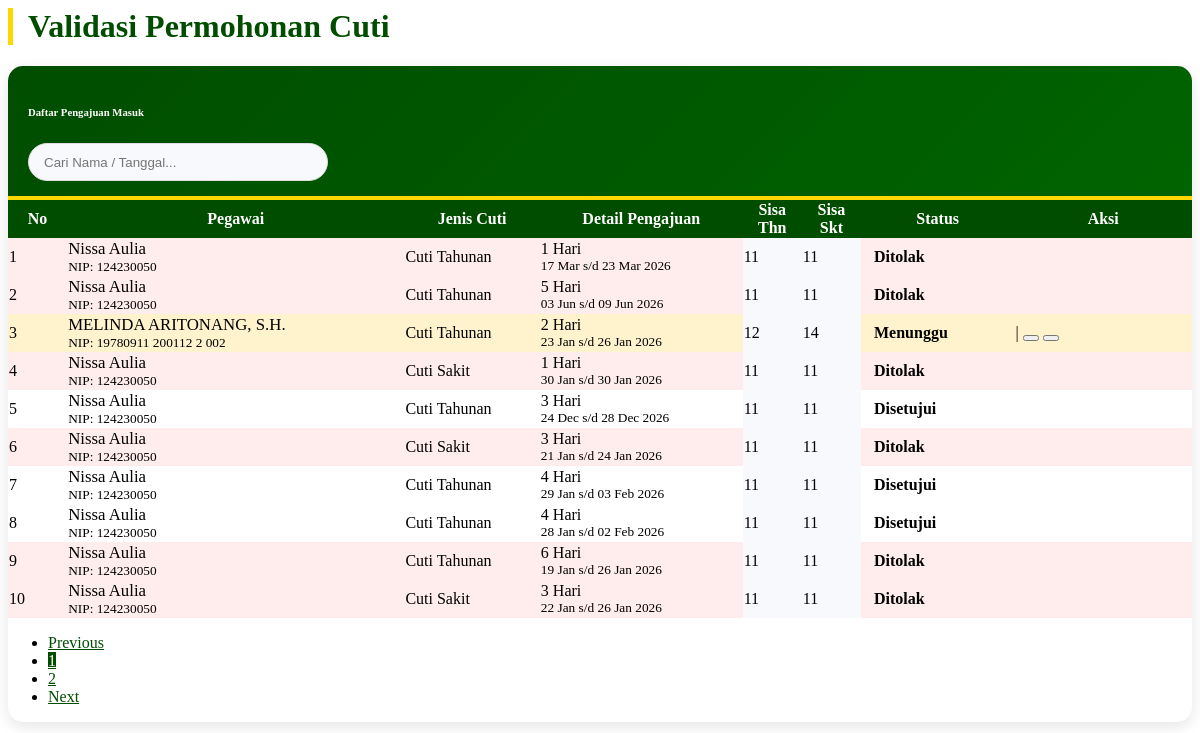
The page /pages/admin/validasi_cuti.php on the database as committed earlier.
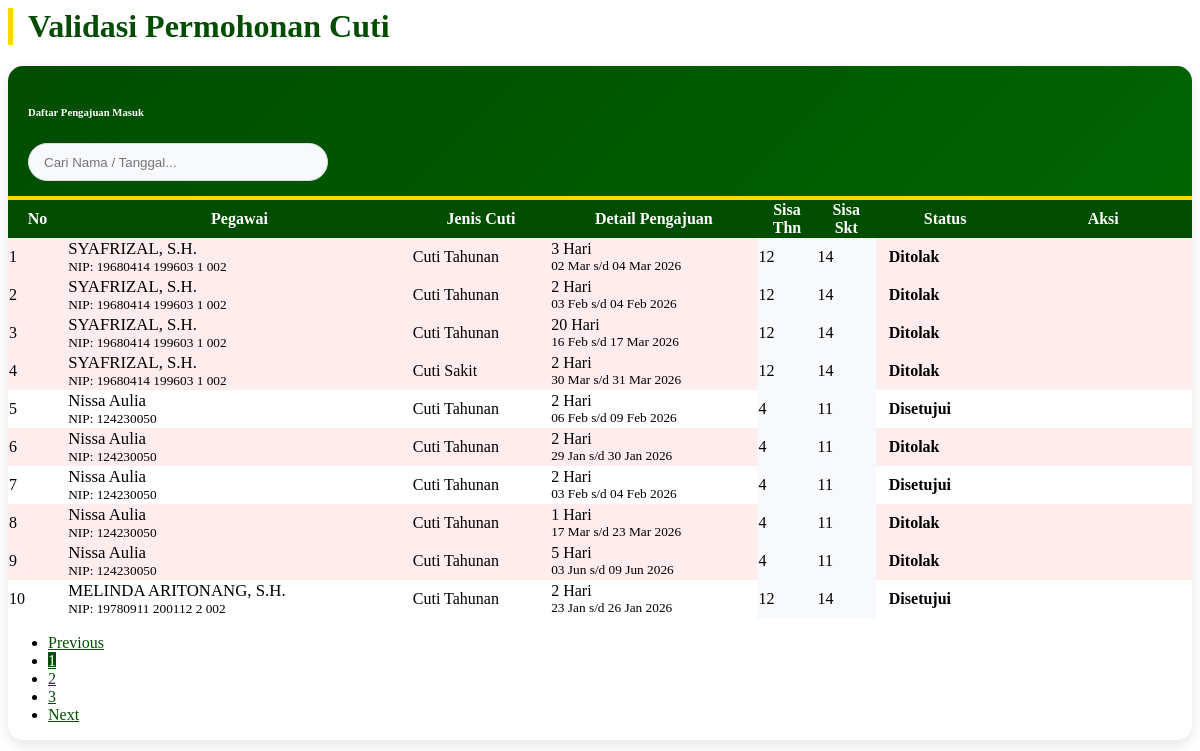
The same page on the database as committed later.
### tables this page shows
CREATE TABLE `pengajuan_cuti` (
  `id_pengajuan` int(11) NOT NULL,
  `id_user` int(11) NOT NULL,
  `jenis_cuti` varchar(50) DEFAULT NULL,
  `id_atasan` int(11) DEFAULT NULL,
  `id_jenis` int(11) NOT NULL,
  `nomor_surat` varchar(100) DEFAULT NULL,
  `tgl_pengajuan` date NOT NULL,
  `tgl_mulai` date NOT NULL,
  `tgl_selesai` date NOT NULL,
  `lama_hari` int(11) NOT NULL,
  `alasan` text NOT NULL,
  `no_telepon` varchar(20) DEFAULT NULL,
  `masa_kerja` varchar(50) DEFAULT NULL,
  `alamat_cuti` text NOT NULL,
  `status` enum('Diajukan','Disetujui','Ditolak','Dibatalkan') DEFAULT 'Diajukan',
  `catatan_admin` text DEFAULT NULL,
  `created_at` timestamp NOT NULL DEFAULT current_timestamp(),
  `sisa_cuti_n` int(11) DEFAULT 0,
  `sisa_cuti_n1` int(11) DEFAULT 0,
  `dipotong_n1` int(11) DEFAULT 0,
  `dipotong_n` int(11) DEFAULT 0
);

CREATE TABLE `users` (
  `id_user` int(11) NOT NULL,
  `nip` varchar(30) NOT NULL,
  `password` varchar(255) NOT NULL,
  `nama_lengkap` varchar(100) NOT NULL,
  `jabatan` varchar(100) DEFAULT NULL,
  `pangkat` varchar(50) DEFAULT NULL,
  `unit_kerja` varchar(100) DEFAULT 'Pengadilan Negeri Yogyakarta',
  `no_telepon` varchar(20) DEFAULT NULL,
  `role` enum('admin','user') NOT NULL,
  `is_atasan_langsung` tinyint(1) DEFAULT 0 COMMENT '1=Bisa TTD, 0=Staf Biasa',
  `sisa_cuti_n` int(11) DEFAULT 12,
  `sisa_cuti_n1` int(11) DEFAULT 0,
  `sisa_cuti_n2` int(11) DEFAULT 0,
  `kuota_cuti_sakit` int(11) DEFAULT 14,
  `created_at` timestamp NOT NULL DEFAULT current_timestamp(),
  `status_akun` enum('aktif','nonaktif') DEFAULT 'aktif',
  `id_atasan` int(11) DEFAULT NULL
);

CREATE TABLE `jenis_cuti` (
  `id_jenis` int(11) NOT NULL,
  `nama_jenis` varchar(50) NOT NULL
);

### pages/admin/validasi_cuti.php (the view, shortened to what the changed rows need)
<?php
$batas   = 10;
$halaman = isset($_GET['hal']) ? (int)$_GET['hal'] : 1;
$halaman_awal = ($halaman > 1) ? ($halaman * $batas) - $batas : 0;
$keyword = "";
$where_clause = "";
$query_count_str = "SELECT count(id_pengajuan) as jumlah
                    FROM pengajuan_cuti
                    JOIN users ON pengajuan_cuti.id_user = users.id_user
                    WHERE 1=1 $where_clause";
$query_count = mysqli_query($koneksi, $query_count_str);
$data_count  = mysqli_fetch_assoc($query_count);
$jumlah_data = $data_count['jumlah'];
$total_halaman = ceil($jumlah_data / $batas);
$query_utama = "SELECT pengajuan_cuti.*,
                       users.nama_lengkap, users.nip, users.sisa_cuti_n, users.kuota_cuti_sakit,
                       jenis_cuti.nama_jenis
                FROM pengajuan_cuti
                JOIN users ON pengajuan_cuti.id_user = users.id_user
                JOIN jenis_cuti ON pengajuan_cuti.id_jenis = jenis_cuti.id_jenis
                WHERE 1=1 $where_clause
                ORDER BY CASE WHEN status='Menunggu' OR status='Diajukan' THEN 0 ELSE 1 END, tgl_pengajuan DESC
                LIMIT $halaman_awal, $batas";
$query = mysqli_query($koneksi, $query_utama);
$nomor = $halaman_awal + 1;
?>
<div class="container-fluid mb-5">
    <div class="d-sm-flex align-items-center justify-content-between mb-4 mt-4">
        <h1 class="h3 mb-0 text-gray-800 page-title-pn">Validasi Permohonan Cuti</h1>
    </div>
    <div class="card card-pn mb-4">
        <div class="card-body">
            <div id="area_tabel">
                <?php if(mysqli_num_rows($query) == 0) { ?>
                    <div class="alert alert-info text-center" style="border-radius: 15px; border-left: 5px solid #36b9cc;">
                        <i class="fas fa-info-circle mr-2"></i>Data tidak ditemukan.
                    </div>
                <?php } else { ?>
                <div class="table-responsive">
                    <table class="table table-bordered table-hover" width="100%" cellspacing="0">
                        <thead class="thead-pn">
                            <tr class="text-center">
                                <th width="5%">No</th>
                                <th>Pegawai</th>
                                <th>Jenis Cuti</th>
                                <th>Detail Pengajuan</th>
                                <th width="5%">Sisa<br>Thn</th>
                                <th width="5%">Sisa<br>Skt</th>
                                <th>Status</th>
                                <th width="15%">Aksi</th>
                            </tr>
                        </thead>
                        <tbody>
                            <?php
                            while($row = mysqli_fetch_array($query)){
                                $raw_status = strtolower(trim($row['status']));
                                $bg_row = "";
                                if ($raw_status == 'disetujui') {
                                    $badge = '<span class="badge badge-success badge-status"><i class="fas fa-check-circle mr-1"></i>Disetujui</span>';
                                } elseif ($raw_status == 'ditolak') {
                                    $badge = '<span class="badge badge-danger badge-status"><i class="fas fa-times-circle mr-1"></i>Ditolak</span>';
                                    $bg_row = "style='background-color: #ffecec;'";
                                } else {
                                    $badge = '<span class="badge badge-warning badge-status"><i class="fas fa-clock mr-1"></i>Menunggu</span>';
                                    $bg_row = "style='background-color: #fff3cd;'";
                                }
                            ?>
                            <tr <?php echo $bg_row; ?>>
                                <td class="text-center font-weight-bold" style="vertical-align: middle;"><?php echo $nomor++; ?></td>
                                <td style="vertical-align: middle;">
                                    <div class="font-weight-bold text-dark" style="font-size: 1.05rem;"><?php echo $row['nama_lengkap']; ?></div>
                                    <small class="text-muted"><i class="fas fa-id-badge mr-1"></i>NIP: <?php echo $row['nip']; ?></small>
                                </td>
                                <td style="vertical-align: middle;"><?php echo $row['nama_jenis']; ?></td>
                                <td style="vertical-align: middle;">
                                    <div class="font-weight-bold text-primary"><?php echo $row['lama_hari']; ?> Hari</div>
                                    <small class="text-dark">
                                        <?php echo date('d M', strtotime($row['tgl_mulai'])); ?> s/d
                                        <?php echo date('d M Y', strtotime($row['tgl_selesai'])); ?>
                                    </small>
                                </td>
                                <td class="text-center font-weight-bold text-dark" style="vertical-align: middle; background-color: #f8f9fc;"><?php echo $row['sisa_cuti_n']; ?></td>
                                <td class="text-center font-weight-bold text-dark" style="vertical-align: middle; background-color: #f8f9fc;"><?php echo $row['kuota_cuti_sakit']; ?></td>
                                <td class="text-center" style="vertical-align: middle;"><?php echo $badge; ?></td>
                                <td class="text-center" style="vertical-align: middle;">
                                    <?php if(strpos($raw_status, 'menunggu') !== false || $raw_status == 'diajukan' || $raw_status == '') { ?>
                                        <span class="mx-1">|</span>
                                        <button class="btn btn-success btn-circle btn-sm shadow-sm"
                                                onclick="konfirmasiValidasi('setuju', <?php echo $row['id_pengajuan']; ?>, '<?php echo $row['nama_lengkap']; ?>')"
                                                title="Setujui">
                                        </button>
                                        <button class="btn btn-danger btn-circle btn-sm shadow-sm"
                                                onclick="konfirmasiValidasi('tolak', <?php echo $row['id_pengajuan']; ?>, '<?php echo $row['nama_lengkap']; ?>')"
                                                title="Tolak">
                                        </button>
                                    <?php } ?>
                                </td>
                            </tr>
                            <?php } ?>
                        </tbody>
                    </table>
                </div>
                <div class="d-flex justify-content-end mt-3">
                    <nav>
                        <ul class="pagination">
                            <?php for($x = 1; $x <= $total_halaman; $x++): ?>
                                <li class="page-item <?php if($halaman == $x) echo 'active'; ?>">
                                    <a class="page-link" href="?page=validasi_cuti&hal=<?php echo $x; ?>&cari=<?php echo $keyword; ?>"><?php echo $x; ?></a>
                                </li>
                            <?php endfor; ?>
                        </ul>
                    </nav>
                </div>
                <?php } ?>
            </div> </div>
    </div>
</div>

Rows that differ between the two databases and show on the page:
no longer on this page (row unchanged): pengajuan_cuti: id_user.nama_lengkap "Nissa Aulia", id_user.nip "124230050", id_jenis.nama_jenis "Cuti Sakit", lama_hari "1", tgl_mulai "30 Jan", tgl_selesai "30 Jan 2026", id_user.sisa_cuti_n "11", id_user.kuota_cuti_sakit "11", status "Ditolak"
no longer on this page (row unchanged): pengajuan_cuti: id_user.nama_lengkap "Nissa Aulia", id_user.nip "124230050", id_jenis.nama_jenis "Cuti Tahunan", lama_hari "3", tgl_mulai "24 Dec", tgl_selesai "28 Dec 2026", id_user.sisa_cuti_n "11", id_user.kuota_cuti_sakit "11", status "Disetujui"
no longer on this page (row unchanged): pengajuan_cuti: id_user.nama_lengkap "Nissa Aulia", id_user.nip "124230050", id_jenis.nama_jenis "Cuti Sakit", lama_hari "3", tgl_mulai "21 Jan", tgl_selesai "24 Jan 2026", id_user.sisa_cuti_n "11", id_user.kuota_cuti_sakit "11", status "Ditolak"
no longer on this page (row unchanged): pengajuan_cuti: id_user.nama_lengkap "Nissa Aulia", id_user.nip "124230050", id_jenis.nama_jenis "Cuti Tahunan", lama_hari "4", tgl_mulai "29 Jan", tgl_selesai "03 Feb 2026", id_user.sisa_cuti_n "11", id_user.kuota_cuti_sakit "11", status "Disetujui"
no longer on this page (row unchanged): pengajuan_cuti: id_user.nama_lengkap "Nissa Aulia", id_user.nip "124230050", id_jenis.nama_jenis "Cuti Tahunan", lama_hari "4", tgl_mulai "28 Jan", tgl_selesai "02 Feb 2026", id_user.sisa_cuti_n "11", id_user.kuota_cuti_sakit "11", status "Disetujui"
no longer on this page (row unchanged): pengajuan_cuti: id_user.nama_lengkap "Nissa Aulia", id_user.nip "124230050", id_jenis.nama_jenis "Cuti Tahunan", lama_hari "6", tgl_mulai "19 Jan", tgl_selesai "26 Jan 2026", id_user.sisa_cuti_n "11", id_user.kuota_cuti_sakit "11", status "Ditolak"
no longer on this page (row unchanged): pengajuan_cuti: id_user.nama_lengkap "Nissa Aulia", id_user.nip "124230050", id_jenis.nama_jenis "Cuti Sakit", lama_hari "3", tgl_mulai "22 Jan", tgl_selesai "26 Jan 2026", id_user.sisa_cuti_n "11", id_user.kuota_cuti_sakit "11", status "Ditolak"
added pengajuan_cuti: id_user.nama_lengkap "SYAFRIZAL, S.H.", id_user.nip "19680414 199603 1 002", id_jenis.nama_jenis "Cuti Tahunan", lama_hari "3", tgl_mulai "02 Mar", tgl_selesai "04 Mar 2026", id_user.sisa_cuti_n "12", id_user.kuota_cuti_sakit "14", status "Ditolak"
added pengajuan_cuti: id_user.nama_lengkap "SYAFRIZAL, S.H.", id_user.nip "19680414 199603 1 002", id_jenis.nama_jenis "Cuti Tahunan", lama_hari "2", tgl_mulai "03 Feb", tgl_selesai "04 Feb 2026", id_user.sisa_cuti_n "12", id_user.kuota_cuti_sakit "14", status "Ditolak"
added pengajuan_cuti: id_user.nama_lengkap "SYAFRIZAL, S.H.", id_user.nip "19680414 199603 1 002", id_jenis.nama_jenis "Cuti Tahunan", lama_hari "20", tgl_mulai "16 Feb", tgl_selesai "17 Mar 2026", id_user.sisa_cuti_n "12", id_user.kuota_cuti_sakit "14", status "Ditolak"
added pengajuan_cuti: id_user.nama_lengkap "SYAFRIZAL, S.H.", id_user.nip "19680414 199603 1 002", id_jenis.nama_jenis "Cuti Sakit", lama_hari "2", tgl_mulai "30 Mar", tgl_selesai "31 Mar 2026", id_user.sisa_cuti_n "12", id_user.kuota_cuti_sakit "14", status "Ditolak"
added pengajuan_cuti: id_user.nama_lengkap "Nissa Aulia", id_user.nip "124230050", id_jenis.nama_jenis "Cuti Tahunan", lama_hari "2", tgl_mulai "06 Feb", tgl_selesai "09 Feb 2026", id_user.sisa_cuti_n "4", id_user.kuota_cuti_sakit "11", status "Disetujui"
added pengajuan_cuti: id_user.nama_lengkap "Nissa Aulia", id_user.nip "124230050", id_jenis.nama_jenis "Cuti Tahunan", lama_hari "2", tgl_mulai "29 Jan", tgl_selesai "30 Jan 2026", id_user.sisa_cuti_n "4", id_user.kuota_cuti_sakit "11", status "Ditolak"
added pengajuan_cuti: id_user.nama_lengkap "Nissa Aulia", id_user.nip "124230050", id_jenis.nama_jenis "Cuti Tahunan", lama_hari "2", tgl_mulai "03 Feb", tgl_selesai "04 Feb 2026", id_user.sisa_cuti_n "4", id_user.kuota_cuti_sakit "11", status "Disetujui"
changed through a linked row, pengajuan_cuti "17 Mar": id_user.sisa_cuti_n "11" → "4"
changed through a linked row, pengajuan_cuti "03 Jun": id_user.sisa_cuti_n "11" → "4"
changed pengajuan_cuti "23 Jan": status "Menunggu |" → "Disetujui"
Other text that changed with them:
new list line: "3"
